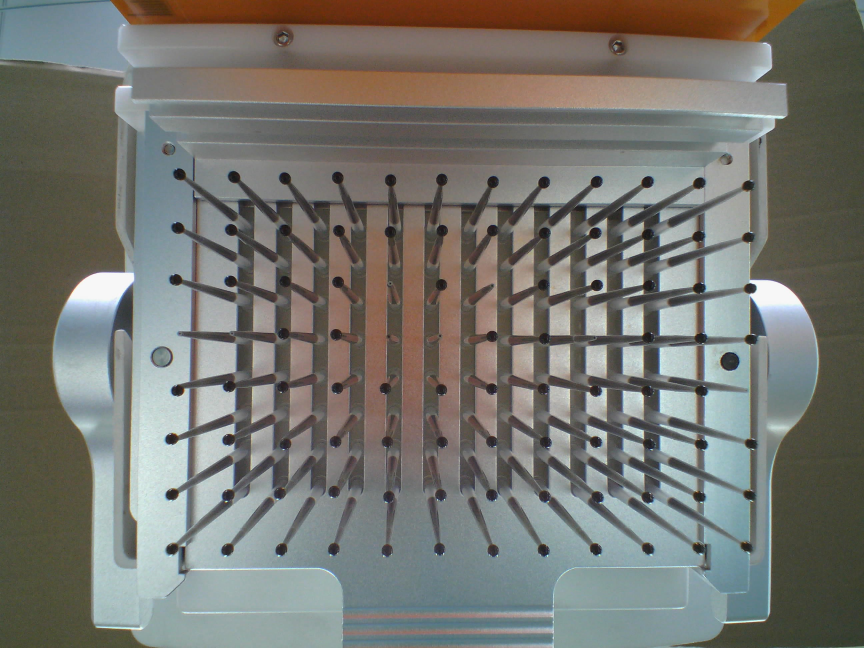
#> input picture sample/96-50-黑色/96-50-2.jpg, 2592 x 1944 px (shown at 1/3 size)
$ python detect_liquid_fill.py 'sample/96-50-黑色/96-50-2.jpg'
#> lines starting #> are read from the running program, lines starting #| are printed output that depends on the picture; after the words box and inside, x2 and y2 are one past the last pixel; in counts of white or black regions, pixels touching at a corner belong together
#> in process_image, img is the input picture: shape (1944, 2592, 3); mean B, G, R 111.1, 117.1, 117.1
### lib/droplet_detector.py
"""
液滴检测器模块
用于检测黑色液滴并提取轮廓
"""

import cv2
import numpy as np


class DropletDetector:
    """黑色液滴检测器"""

    def __init__(
        self,
        threshold_value=60,
        min_area=20,
        max_area=2000,
        use_adaptive=False,
        adaptive_block_size=15,
        adaptive_c=5,
        use_opening_preprocess=True,
        opening_kernel_size=3,
    ):
        """
        初始化检测器

        Args:
            threshold_value: 灰度阈值，低于此值视为黑色液滴（固定阈值模式）
            min_area: 最小轮廓面积，过滤噪点
            max_area: 最大轮廓面积，过滤大块干扰
            use_adaptive: 是否使用自适应阈值（默认False，固定阈值更适合此场景）
            adaptive_block_size: 自适应阈值邻域大小（必须为奇数）
            adaptive_c: 自适应阈值常数
            use_opening_preprocess: 是否使用形态学开运算预处理去除反光噪点
            opening_kernel_size: 开运算核大小（默认3，去除细小反光点）
        """
        self.threshold_value = threshold_value
        self.min_area = min_area
        self.max_area = max_area
        self.use_adaptive = use_adaptive
        self.adaptive_block_size = adaptive_block_size
        self.adaptive_c = adaptive_c
        self.use_opening_preprocess = use_opening_preprocess
        self.opening_kernel_size = opening_kernel_size

    def detect(self, gray_image):
        """
        检测液滴轮廓

        Args:
            gray_image: 灰度图像

        Returns:
            tuple: (valid_contours, thresh, morphed) 有效轮廓列表、阈值图、形态学处理图
        """
        processed = gray_image.copy()

        # 形态学开运算预处理：去除反光噪点（高亮细小白点）
        if self.use_opening_preprocess:
            opening_kernel = cv2.getStructuringElement(
                cv2.MORPH_ELLIPSE,
                (self.opening_kernel_size, self.opening_kernel_size),
            )
            processed = cv2.morphologyEx(
                processed, cv2.MORPH_OPEN, opening_kernel, iterations=1
            )

        # 阈值分割
        if self.use_adaptive:
            thresh = cv2.adaptiveThreshold(
                processed,
                255,
                cv2.ADAPTIVE_THRESH_GAUSSIAN_C,
                cv2.THRESH_BINARY_INV,
                self.adaptive_block_size,
                self.adaptive_c,
            )
        else:
            _, thresh = cv2.threshold(
                processed, self.threshold_value, 255, cv2.THRESH_BINARY_INV
            )

        # 形态学处理：椭圆核，膨胀2次+腐蚀1次（填充小孔洞，连接断裂边缘）
        kernel = cv2.getStructuringElement(cv2.MORPH_ELLIPSE, (5, 5))
        morphed = cv2.dilate(thresh, kernel, iterations=2)
        morphed = cv2.erode(morphed, kernel, iterations=1)

        # 查找轮廓
        contours, _ = cv2.findContours(
            morphed, cv2.RETR_EXTERNAL, cv2.CHAIN_APPROX_SIMPLE
        )

        # 过滤轮廓
        valid_contours = []
        for cnt in contours:
            area = cv2.contourArea(cnt)
            if self.min_area < area < self.max_area:
                valid_contours.append(cnt)

        return valid_contours, thresh, morphed

### lib/grid_detector.py
"""
网格检测器模块
通过投影分析检测微孔板的行列结构
"""

import cv2
import numpy as np


class GridDetector:
    """网格结构检测器"""

    def __init__(self, rows=8, cols=12):
        """
        初始化检测器

        Args:
            rows: 行数（默认8行）
            cols: 列数（默认12列）
        """
        self.rows = rows
        self.cols = cols

    def find_grid(self, binary_image):
        """
        检测网格行列边界

        Args:
            binary_image: 二值图像（白色为液滴）

        Returns:
            tuple: (row_boundaries, col_boundaries) 行列边界坐标列表
        """
        h, w = binary_image.shape

        h_proj = np.sum(binary_image, axis=1)
        v_proj = np.sum(binary_image, axis=0)

        row_bounds = self._find_boundaries(h_proj, self.rows, h)
        col_bounds = self._find_boundaries(v_proj, self.cols, w)

        return row_bounds, col_bounds

    def _find_boundaries(self, projection, num_regions, total_length):
        """
        从投影曲线找到区域边界

        Args:
            projection: 投影数组
            num_regions: 区域数量
            total_length: 总长度

        Returns:
            list: 边界坐标列表（每个区域的中心位置）
        """
        if np.std(projection) < 10:
            spacing = total_length // num_regions
            return [spacing // 2 + i * spacing for i in range(num_regions)]

        peaks = []
        threshold = np.mean(projection) + np.std(projection)

        for i in range(1, len(projection) - 1):
            if (
                projection[i] > threshold
                and projection[i] > projection[i - 1]
                and projection[i] > projection[i + 1]
            ):
                peaks.append(i)

        if len(peaks) < num_regions:
            spacing = total_length // num_regions
            return [spacing // 2 + i * spacing for i in range(num_regions)]

        peaks = sorted(peaks)

        if len(peaks) > num_regions:
            spacing = total_length // (num_regions + 1)
            selected_peaks = []
            available_peaks = peaks.copy()
            for i in range(num_regions):
                ideal_pos = spacing + i * spacing
                nearest_peak = min(available_peaks, key=lambda p: abs(p - ideal_pos))
                selected_peaks.append(nearest_peak)
                available_peaks.remove(nearest_peak)
            peaks = selected_peaks

        return peaks

    # [18 lines left out: function assign_position, not called in this run]

### lib/tube_mapper.py
"""
试管映射器模块
将检测到的液滴轮廓映射到网格位置
"""

import cv2
import numpy as np


class TubeMapper:
    """试管位置映射器"""

    ROW_LABELS = ["A", "B", "C", "D", "E", "F", "G", "H"]

    def __init__(self, rows=8, cols=12):
        """
        初始化映射器

        Args:
            rows: 行数
            cols: 列数
        """
        self.rows = rows
        self.cols = cols
        self.total_tubes = rows * cols

    def map_contours(self, contours, row_bounds, col_bounds):
        """
        将轮廓映射到网格位置

        Args:
            contours: 轮廓列表
            row_bounds: 行边界坐标
            col_bounds: 列边界坐标

        Returns:
            list: 2D数组，每个元素为tube信息字典
        """
        # 初始化tube矩阵（全部标记为empty）
        tube_matrix = []
        for r in range(self.rows):
            row_data = []
            for c in range(self.cols):
                row_data.append(
                    {
                        "row": self.ROW_LABELS[r],
                        "column": c + 1,
                        "status": "empty",
                        "droplet_area": None,
                        "centroid": None,
                    }
                )
            tube_matrix.append(row_data)

        # 计算每个轮廓的重心并分配位置
        for cnt in contours:
            M = cv2.moments(cnt)
            if M["m00"] != 0:
                cx = int(M["m10"] / M["m00"])
                cy = int(M["m01"] / M["m00"])
                area = cv2.contourArea(cnt)

                # 找最近的行和列
                row_idx = min(
                    range(len(row_bounds)), key=lambda i: abs(cy - row_bounds[i])
                )
                col_idx = min(
                    range(len(col_bounds)), key=lambda i: abs(cx - col_bounds[i])
                )

                # 更新tube状态
                tube_matrix[row_idx][col_idx]["status"] = "filled"
                tube_matrix[row_idx][col_idx]["droplet_area"] = area
                tube_matrix[row_idx][col_idx]["centroid"] = {"x": cx, "y": cy}

        return tube_matrix

    def get_statistics(self, tube_matrix):
        """
        统计填充情况

        Args:
            tube_matrix: tube矩阵

        Returns:
            dict: 统计信息
        """
        filled_count = sum(
            1 for row in tube_matrix for tube in row if tube["status"] == "filled"
        )
        empty_count = self.total_tubes - filled_count
        fill_rate = (filled_count / self.total_tubes) * 100

        return {
            "total_tubes": self.total_tubes,
            "filled_count": filled_count,
            "empty_count": empty_count,
            "fill_rate": fill_rate,
        }

### lib/output_writer.py
"""
输出写入器模块
生成JSON报告和可视化图像
"""

import cv2
import numpy as np
import json
import os
from datetime import datetime


class OutputWriter:
    """输出结果写入器"""

    def __init__(self, output_dir):
        """
        初始化写入器

        Args:
            output_dir: 输出目录路径
        """
        self.output_dir = output_dir
        os.makedirs(output_dir, exist_ok=True)

    def save_json(self, data, filename):
        """
        保存JSON文件

        Args:
            data: 数据字典
            filename: 文件名
        """
        filepath = os.path.join(self.output_dir, filename)
        with open(filepath, "w", encoding="utf-8") as f:
            json.dump(data, f, indent=2, ensure_ascii=False)

    def save_image(self, image, filename):
        """
        保存图像

        Args:
            image: 图像数组
            filename: 文件名
        """
        filepath = os.path.join(self.output_dir, filename)
        cv2.imwrite(filepath, image)

    def generate_result_json(self, tube_matrix, plate_info, timestamp):
        """
        生成完整结果JSON

        Args:
            tube_matrix: tube状态矩阵
            plate_info: 板信息字典
            timestamp: 时间戳

        Returns:
            dict: 结果数据
        """
        tubes_flat = [tube for row in tube_matrix for tube in row]

        return {"plate_info": plate_info, "tubes": tubes_flat, "timestamp": timestamp}

    def generate_stats_json(self, stats, verdict, processing_time_ms):
        """
        生成统计JSON

        Args:
            stats: 统计信息字典
            verdict: 判定结果
            processing_time_ms: 处理时间

        Returns:
            dict: 统计数据
        """
        return {**stats, "verdict": verdict, "processing_time_ms": processing_time_ms}

    def draw_annotated_image(self, roi_image, tube_matrix, row_bounds, col_bounds):
        """
        绘制标注图像

        Args:
            roi_image: ROI彩色图像
            tube_matrix: tube状态矩阵
            row_bounds: 行边界
            col_bounds: 列边界

        Returns:
            ndarray: 标注后的图像
        """
        annotated = roi_image.copy()

        # 绘制网格线
        for y in row_bounds:
            cv2.line(annotated, (0, y), (annotated.shape[1], y), (100, 100, 100), 1)
        for x in col_bounds:
            cv2.line(annotated, (x, 0), (x, annotated.shape[0]), (100, 100, 100), 1)

        # 绘制tube状态
        for r, row in enumerate(tube_matrix):
            for c, tube in enumerate(row):
                centroid = tube.get("centroid")
                if centroid and isinstance(centroid, dict):
                    x, y = centroid.get("x", 0), centroid.get("y", 0)
                    status = tube.get("status", "empty")
                    color = (0, 255, 0) if status == "filled" else (0, 0, 255)
                    cv2.circle(annotated, (x, y), 8, color, -1)

                    # 标注行列标签
                    label = f"{tube.get('row', '?')}{tube.get('column', '?')}"
                    cv2.putText(
                        annotated,
                        label,
                        (x - 10, y - 15),
                        cv2.FONT_HERSHEY_SIMPLEX,
                        0.3,
                        color,
                        1,
                    )

        # 绘制统计数据
        total = (
            len(tube_matrix) * len(tube_matrix[0])
            if tube_matrix and tube_matrix[0]
            else 0
        )
        filled = sum(
            1 for row in tube_matrix for tube in row if tube.get("status") == "filled"
        )
        empty = total - filled
        verdict_text = "PASS" if empty == 0 else f"FAIL ({empty} empty)"
        verdict_color = (0, 255, 0) if empty == 0 else (0, 0, 255)

        cv2.putText(
            annotated,
            f"Filled: {filled}/{total}",
            (10, 30),
            cv2.FONT_HERSHEY_SIMPLEX,
            0.8,
            (255, 255, 255),
            2,
        )
        cv2.putText(
            annotated,
            verdict_text,
            (10, 60),
            cv2.FONT_HERSHEY_SIMPLEX,
            0.8,
            verdict_color,
            2,
        )

        return annotated

### detect_liquid_fill.py
"""
液体填充缺陷检测主程序
用于检测96孔微孔板中黑色液体的填充情况
"""

import cv2
import numpy as np
import os
import sys
from datetime import datetime
from lib.droplet_detector import DropletDetector
from lib.grid_detector import GridDetector
from lib.tube_mapper import TubeMapper
from lib.output_writer import OutputWriter


CONFIG = {
    "threshold_value": 55,
    "min_area": 10,
    "max_area": 5000,
    "standard_count": 96,
    "defect_allowance": 0,
    "roi_top": 0.15,
    "roi_bottom": 0.95,
    "roi_left": 0.12,
    "roi_right": 0.88,
    "gaussian_kernel": 5,
    "rows": 8,
    "cols": 12,
    "use_adaptive": False,
    "adaptive_block_size": 35,
    "adaptive_c": 2,
    "use_opening_preprocess": False,
    "opening_kernel_size": 3,
}


def extract_roi(image):
    """
    提取感兴趣区域

    Args:
        image: 输入图像

    Returns:
        tuple: (roi_image, roi_coords)
    """
    h, w = image.shape[:2]

    y_start = int(h * CONFIG["roi_top"])
    y_end = int(h * CONFIG["roi_bottom"])
    x_start = int(w * CONFIG["roi_left"])
    x_end = int(w * CONFIG["roi_right"])

    roi = image[y_start:y_end, x_start:x_end]
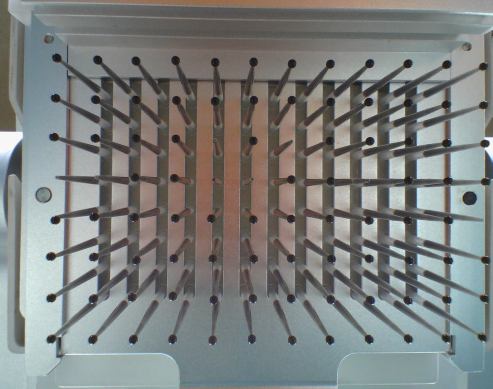
#> roi: shape (1555, 1969, 3) (shown at 1/4 size); mean B, G, R 125.8, 127.8, 124.8

    return roi, (y_start, y_end, x_start, x_end)


def process_image(image_path, output_dir):
    """
    处理单张图像

    Args:
        image_path: 图像路径
        output_dir: 输出目录

    Returns:
        dict: 处理结果
    """
    start_time = datetime.now()
    img = cv2.imread(image_path)
    if img is None:
        raise FileNotFoundError(f"无法读取图像: {image_path}")

    original = img.copy()
    roi, roi_coords = extract_roi(img)
#> roi_coords = (291, 1846, 311, 2280)
    roi_gray = cv2.cvtColor(roi, cv2.COLOR_BGR2GRAY)
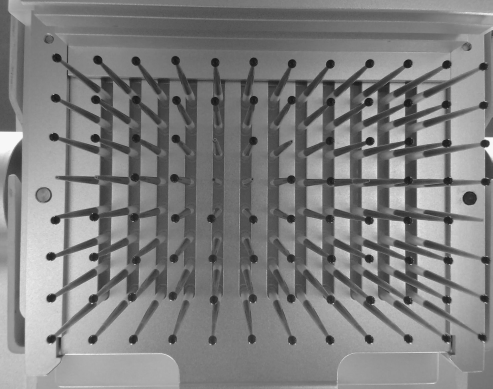
#> roi_gray: shape (1555, 1969) (shown at 1/4 size); min 1, max 254, mean 126.7
    blurred = cv2.GaussianBlur(
        roi_gray, (CONFIG["gaussian_kernel"], CONFIG["gaussian_kernel"]), 0
    )

    detector = DropletDetector(
        threshold_value=CONFIG["threshold_value"],
        min_area=CONFIG["min_area"],
        max_area=CONFIG["max_area"],
        use_adaptive=CONFIG["use_adaptive"],
        adaptive_block_size=CONFIG["adaptive_block_size"],
        adaptive_c=CONFIG["adaptive_c"],
        use_opening_preprocess=CONFIG["use_opening_preprocess"],
        opening_kernel_size=CONFIG["opening_kernel_size"],
    )

    contours, thresh, morphed = detector.detect(blurred)
#> in detect, `_, thresh = cv2.threshold( processed, self.threshold_value, 255, cv2.T..`:
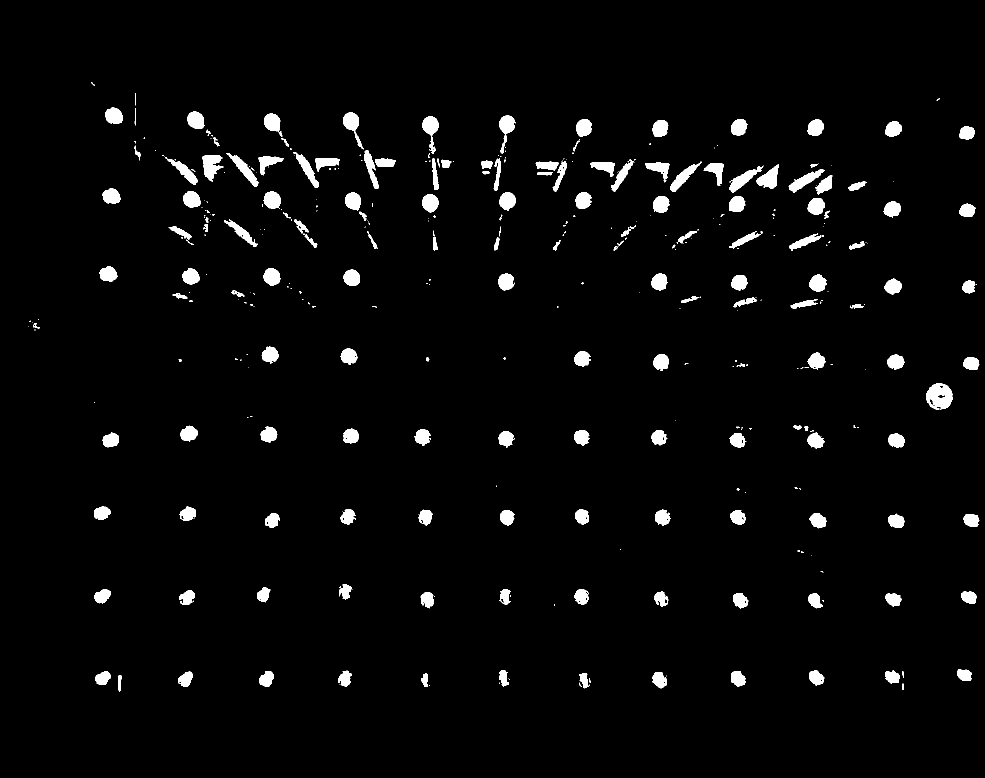
#> thresh: shape (1555, 1969) (shown at 1/2 size); 3.1% white; 380 white regions (214 under 20 px), largest, box (x1, y1, x2, y2) and area: (1852, 767, 1906, 819) 1993, (405, 310, 447, 363) 1300, (1513, 329, 1558, 378) 1189
#> in detect, `morphed = cv2.dilate(thresh, kernel, iterations=2)`:
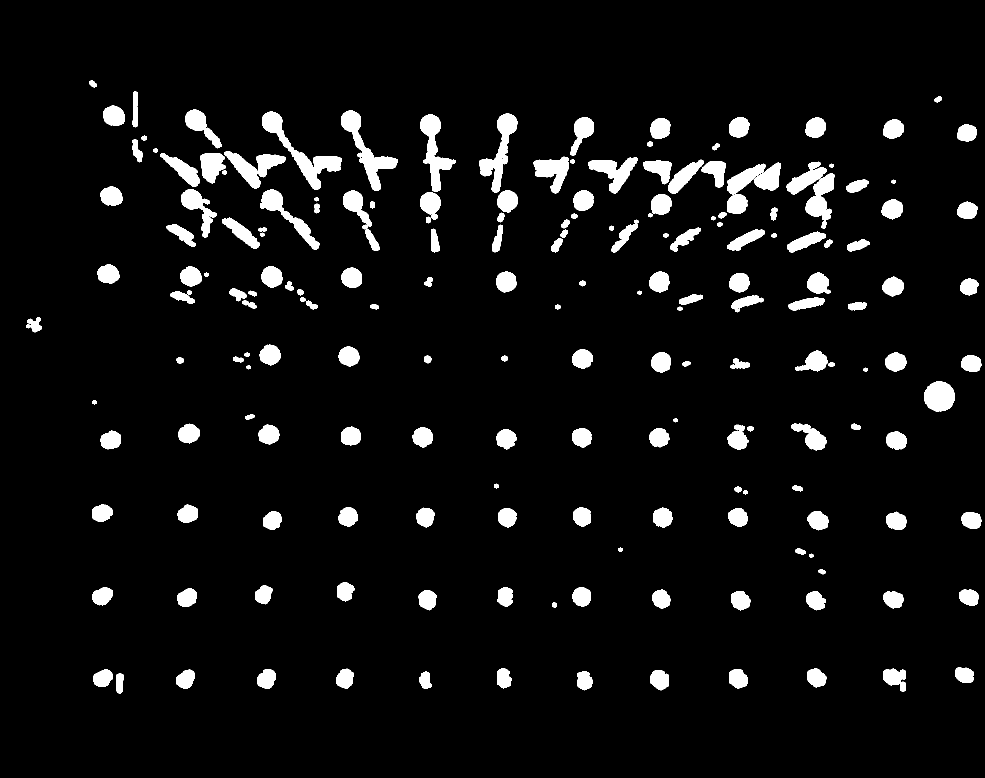
#> morphed: shape (1555, 1969) (shown at 1/2 size); 5.9% white; 190 white regions, largest, box (x1, y1, x2, y2) and area: (524, 223, 684, 380) 5488, (682, 221, 796, 382) 4779, (958, 227, 1035, 386) 4206
#> in detect, `morphed = cv2.erode(morphed, kernel, iterations=1)`:
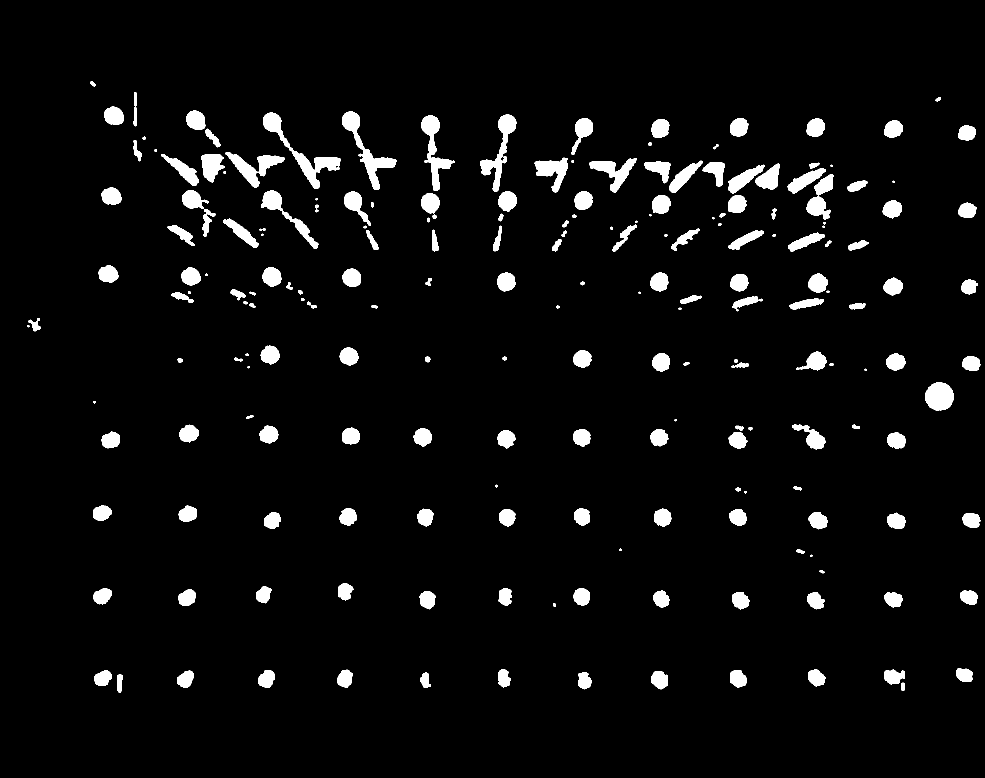
#> morphed: shape (1555, 1969) (shown at 1/2 size); 4.5% white; 203 white regions (14 under 20 px)
#> in detect, `contours, _ = cv2.findContours( morphed, cv2.RETR_EXTERNAL, cv2.CHAIN_..`: contours = 203 contours, 30 with area under 20; largest, box (x1, y1, x2, y2) and area: (526, 225, 682, 378) 4028, (684, 223, 794, 380) 3516, (960, 229, 1033, 384) 3021, (843, 231, 910, 382) 2888, (451, 304, 570, 376) 2716
#> the loop in detect, `for cnt in contours:` made 203 passes
#> area on passes 1 to 3: 83, 308.5, 390
#> (the rest of the program and of its run is left out)
